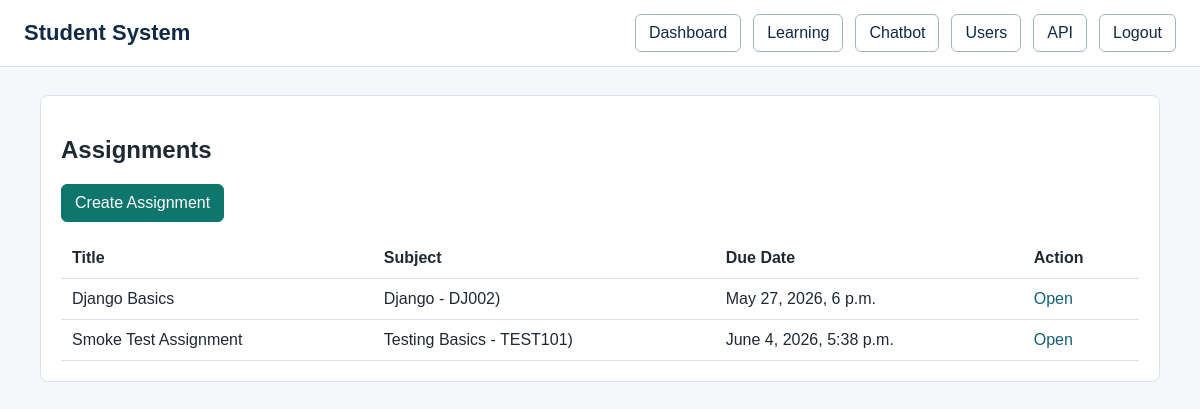
/learning/assignments/ (signed in), run on the app's committed database.
### learning/models.py (models this page shows, shortened)
class Assignment(models.Model):
    subject = models.ForeignKey(Subject, on_delete=models.CASCADE, related_name="assignments")
    title = models.CharField(max_length=200)
    description = models.TextField(blank=True, null=True)
    file= models.FileField(upload_to='assignments/', blank=True, null=True)
    due_date = models.DateTimeField()
    created_by = models.ForeignKey(
        settings.AUTH_USER_MODEL, on_delete=models.SET_NULL,
        null=True, related_name="assignments_created")
    created_at = models.DateTimeField(auto_now_add=True)
    class Meta:
        ordering = ['due_date']

class Subject(models.Model):
    name = models.CharField(max_length=100)
    code = models.CharField(max_length=20, unique=True)
    description = models.TextField(blank=True, null=True)
    created_at = models.DateTimeField(auto_now_add=True)
    created_by = models.ForeignKey(
        settings.AUTH_USER_MODEL, on_delete=models.SET_NULL,
        null=True, related_name="subjects_created")
    def __str__(self):
        return f"{self.name} - {self.code})"

### learning/views.py (the view)
# urls.py: path('', lambda request: redirect('learning:assignment_list'), name='assignment_list'),
@login_required
def assignment_list(request):
    assignments = Assignment.objects.select_related('subject').all()
    return render(request, 'learning/assignment_list.html', {'assignments': assignments})

### accounts/models.py (called while the page is built)
    def is_admin_role(self):
        return self.role in [self.Roles.ADMIN, self.Roles.SUPER_ADMIN] or self.is_superuser

### templates/learning/assignment_list.html (shortened to what this page needs)
{% extends 'includes/base.html' %}
{% block content %}
<section class="panel">
    <h1>Assignments</h1>
    {% if user.is_admin_role %}
        <div class="actions"><a class="button primary" href="{% url 'learning:assignment_create' %}">Create Assignment</a></div>
    {% endif %}
    <div class="table-wrap">
        <table>
            <tr><th>Title</th><th>Subject</th><th>Due Date</th><th>Action</th></tr>
            {% for assignment in assignments %}
                <tr>
                    <td>{{ assignment.title }}</td>
                    <td>{{ assignment.subject }}</td>
                    <td>{{ assignment.due_date }}</td>
                    <td><a href="{% url 'learning:assignment_detail' assignment.pk %}">Open</a></td>
                </tr>
            {% empty %}
                <tr><td colspan="4">No assignments yet.</td></tr>
            {% endfor %}
        </table>
    </div>
</section>
{% endblock %}

### static/css/style.css (style rules this page uses)
* { box-sizing: border-box; }
body { margin: 0; font-family: Arial, sans-serif; color: #1f2933; background: #f5f7fb; }
a { color: #155e75; text-decoration: none; }
.nav a, .button, button, input[type="submit"] { display: inline-block; padding: 9px 13px; border: 1px solid #9fb3c8; border-radius: 6px; background: #ffffff; color: #102a43; font: inherit; cursor: pointer; }
.button.primary, button.primary, input[type="submit"] { background: #0f766e; border-color: #0f766e; color: #ffffff; }
.panel, .card { background: #ffffff; border: 1px solid #d9e2ec; border-radius: 8px; padding: 20px; }
.actions { display: flex; align-items: center; gap: 10px; flex-wrap: wrap; margin: 16px 0; }
.table-wrap { overflow-x: auto; }
table { width: 100%; border-collapse: collapse; background: #ffffff; }
th, td { padding: 11px; border-bottom: 1px solid #d9e2ec; text-align: left; vertical-align: top; }

### data on the page
Assignment: title "Django Basics", subject "Django - DJ002)", due_date "May 27, 2026, 6 p.m."
Assignment: title "Smoke Test Assignment", subject "Testing Basics - TEST101)", due_date "June 4, 2026, 5:38 p.m."
